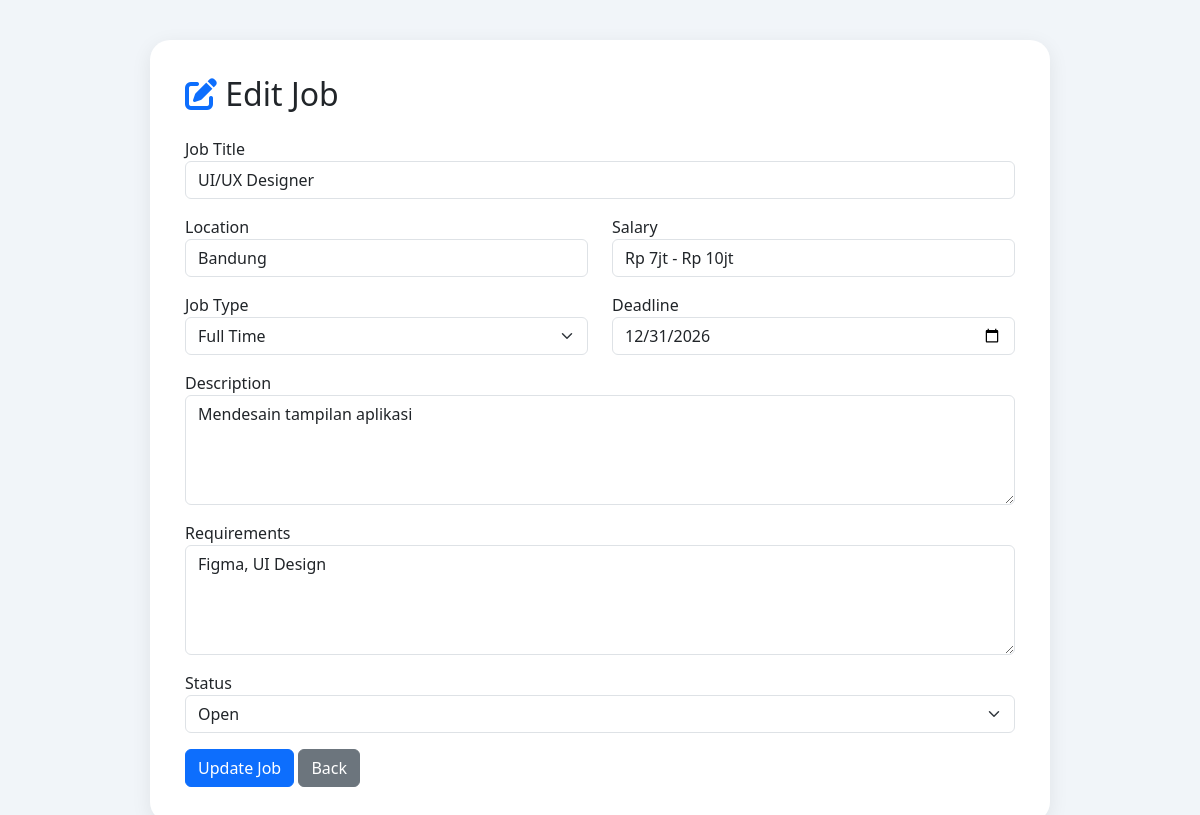
/company/edit_job.php?id=2 (signed in), run on the app's committed database.
### tables this page shows
CREATE TABLE `jobs` (
  `id` int(11) NOT NULL,
  `company_id` int(11) NOT NULL,
  `category_id` int(11) DEFAULT NULL,
  `title` varchar(150) NOT NULL,
  `location` varchar(100) DEFAULT NULL,
  `salary` varchar(100) DEFAULT NULL,
  `job_type` enum('Full Time','Part Time','Internship','Remote') DEFAULT NULL,
  `description` text DEFAULT NULL,
  `requirements` text DEFAULT NULL,
  `deadline` date DEFAULT NULL,
  `status` enum('Open','Closed') DEFAULT 'Open',
  `created_at` timestamp NOT NULL DEFAULT current_timestamp()
);

### company/edit_job.php (the view, shortened to what this page needs)
<?php
include '../config/database.php';
$id = $_GET['id'];
$data = mysqli_query(
    $conn,
    "SELECT * FROM jobs
    WHERE id='$id'"
);
$job = mysqli_fetch_assoc($data);
?>
<!DOCTYPE html>
<html>
<head>
<link href="https://cdn.jsdelivr.net/npm/bootstrap@5.3.3/dist/css/bootstrap.min.css"
rel="stylesheet">
<link rel="stylesheet"
href="https://cdnjs.cloudflare.com/ajax/libs/font-awesome/6.5.2/css/all.min.css">
</head>
<body>
<div class="container">
<div class="form-card">
<h2 class="mb-4">
<i class="fas fa-edit text-primary"></i>
Edit Job
</h2>
<form method="POST">
<div class="mb-3">
<label>Job Title</label>
<input
type="text"
name="title"
class="form-control"
value="<?php echo $job['title']; ?>"
required>
</div>
<div class="row">
<div class="col-md-6 mb-3">
<label>Location</label>
<input
type="text"
name="location"
class="form-control"
value="<?php echo $job['location']; ?>">
</div>
<div class="col-md-6 mb-3">
<label>Salary</label>
<input
type="text"
name="salary"
class="form-control"
value="<?php echo $job['salary']; ?>">
</div>
</div>
<div class="row">
<div class="col-md-6 mb-3">
<label>Job Type</label>
<select
name="job_type"
class="form-select">
<option value="Full Time"
<?php if($job['job_type']=='Full Time') echo 'selected'; ?>>
Full Time
</option>
</select>
</div>
<div class="col-md-6 mb-3">
<label>Deadline</label>
<input
type="date"
name="deadline"
class="form-control"
value="<?php echo $job['deadline']; ?>">
</div>
</div>
<div class="mb-3">
<label>Description</label>
<textarea
name="description"
class="form-control"
rows="4"><?php echo $job['description']; ?></textarea>
</div>
<div class="mb-3">
<label>Requirements</label>
<textarea
name="requirements"
class="form-control"
rows="4"><?php echo $job['requirements']; ?></textarea>
</div>
<div class="mb-3">
<label>Status</label>
<select
name="status"
class="form-select">
<option value="Open"
<?php if($job['status']=='Open') echo 'selected'; ?>>
Open
</option>
</select>
</div>
<button
type="submit"
name="update"
class="btn btn-primary">
Update Job
</button>
<a
href="manage_jobs.php"
class="btn btn-secondary">
Back
</a>
</form>
</div>
</div>
</body>
</html>

### company/edit_job.php (style rules this page uses)
body { background:#f1f5f9; }
.form-card { max-width:900px; margin:40px auto; background:white; padding:35px; border-radius:20px; box-shadow:0 5px 20px rgba(0,0,0,.08); }

### data on the page
jobs: title "UI/UX Designer", location "Bandung", salary "Rp 7jt - Rp 10jt", job_type "Full Time", deadline "12/31/2026", description "Mendesain tampilan aplikasi", requirements "Figma, UI Design", status "Open"
